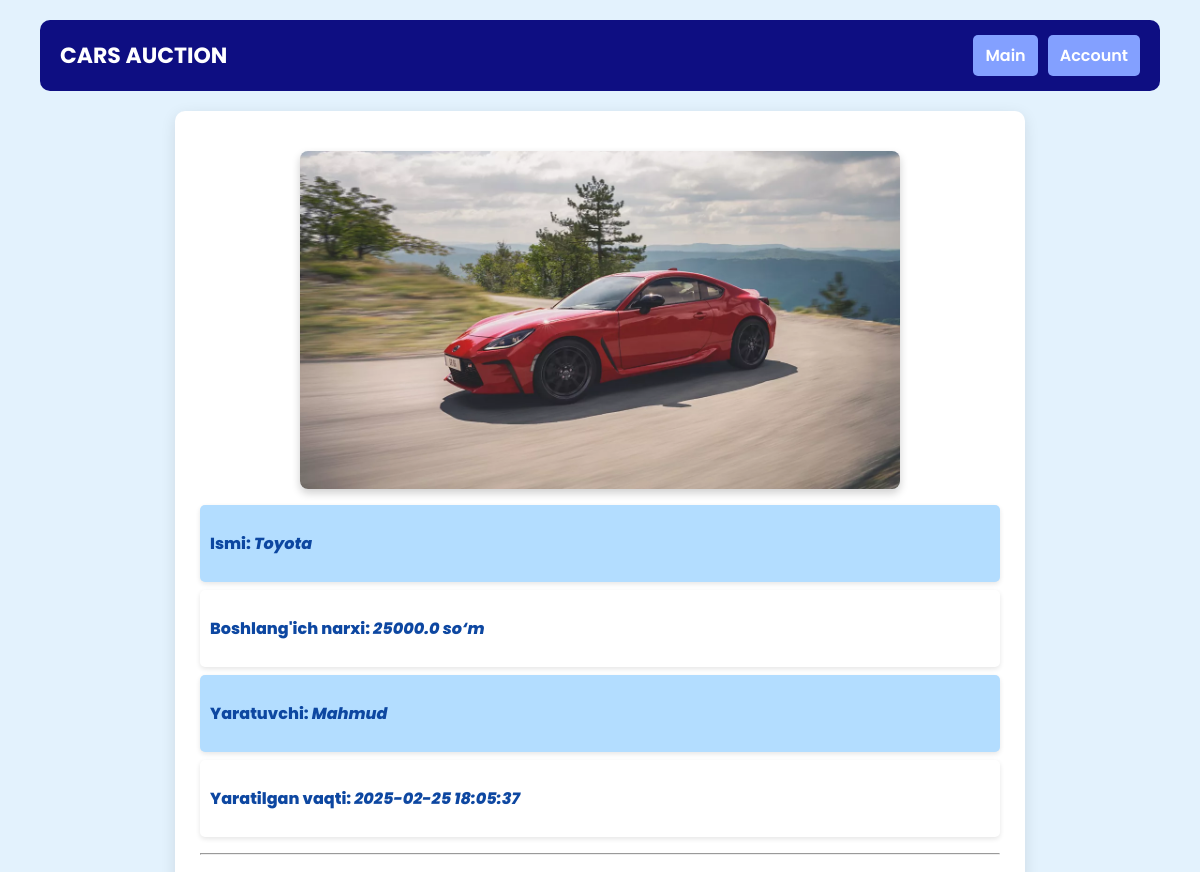
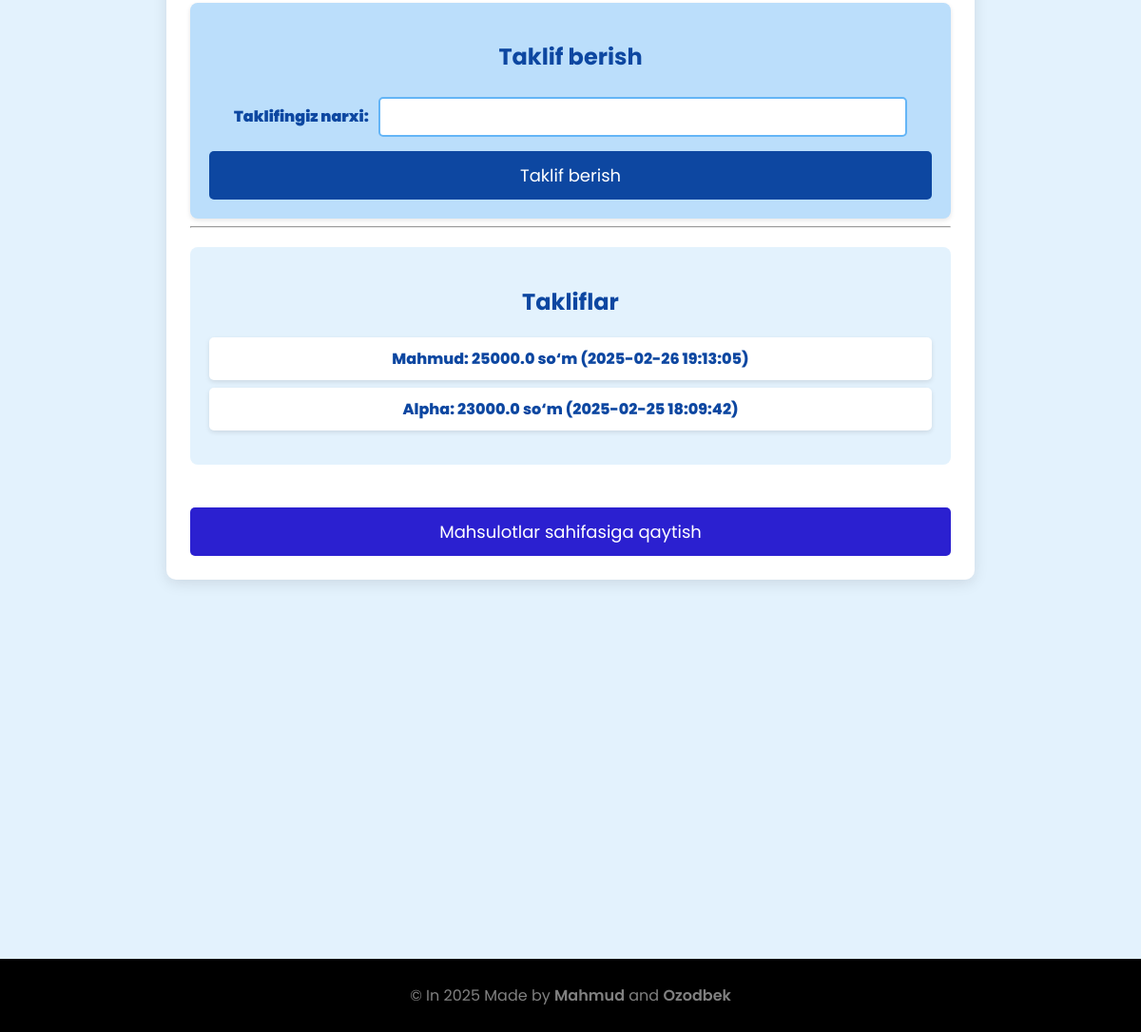
The page /product/1 (signed in) on the database its author committed (2 pictures, top to bottom).
### tables this page shows
CREATE TABLE products (
        id INTEGER PRIMARY KEY AUTOINCREMENT,
        product_name TEXT NOT NULL,
        price REAL NOT NULL,
        user_id INTEGER NOT NULL,
        created_at TEXT NOT NULL,
        image_path TEXT,
        FOREIGN KEY(user_id) REFERENCES users(id) ON DELETE CASCADE
    );

CREATE TABLE users (
        id INTEGER PRIMARY KEY AUTOINCREMENT,
        username TEXT NOT NULL UNIQUE,
        password TEXT NOT NULL,
        first_name TEXT NOT NULL,
        last_name TEXT NOT NULL
    );

CREATE TABLE offers (
        id INTEGER PRIMARY KEY AUTOINCREMENT,
        product_id INTEGER NOT NULL,
        user_id INTEGER NOT NULL,
        offer_price REAL NOT NULL,
        created_at TEXT NOT NULL,
        FOREIGN KEY(product_id) REFERENCES products(id) ON DELETE CASCADE,
        FOREIGN KEY(user_id) REFERENCES users(id) ON DELETE CASCADE
    );

### app.py (the view)
@app.route("/product/<int:product_id>", methods=["GET", "POST"])
def product_page(product_id):
    if "user_id" not in session:
        return redirect("/login")
    ulanish = sqlite3.connect("users.db")
    cursor = ulanish.cursor()
    if request.method == "POST":
        offer_price = float(request.form["offer_price"])
        created_at = datetime.datetime.now().strftime("%Y-%m-%d %H:%M:%S")
        cursor.execute("INSERT INTO offers (product_id, user_id, offer_price, created_at) VALUES (?, ?, ?, ?)",
                       (product_id, session["user_id"], offer_price, created_at))
        ulanish.commit()
    cursor.execute("""
        SELECT products.id, products.product_name, products.price, products.created_at,
               users.username AS creator_name, products.image_path
        FROM products
        JOIN users ON products.user_id = users.id
        WHERE products.id = ?
    """, (product_id,))
    product = cursor.fetchone()
    cursor.execute("""
        SELECT offers.offer_price, offers.created_at, users.username
        FROM offers
        JOIN users ON offers.user_id = users.id
        WHERE offers.product_id = ?
        ORDER BY offers.created_at DESC
    """, (product_id,))
    offers = cursor.fetchall()
    ulanish.close()
    if not product:
        return "Mahsulot topilmadi!"
    return render_template("product.html", product=product, offers=offers, user_id=session["user_id"])

### templates/product.html (shortened to what this page needs)
<!DOCTYPE html>
<html lang="uz">
<head>
    <link rel="stylesheet" href="/static/product_style.css">
</head>
<body>
    <header class="container_header">
        <div class="header_wrapper">
            <a class="logo" href="#">CARS AUCTION</a>
            <nav>
                <a class="LOGIN" href="/">Main</a>
                <a class="LOGIN" href="/account">Account</a>
            </nav>
        </div>
    </header>
    <div class="container">
        {% if product[5] %}
        <img src="{{ product[5] }}" alt="" class="product-rasm">
        {% endif %}
        <ul>
            <li class="Ismi">  <p>Ismi: <span>{{ product[1] }}</p></span> </li>
           <li> <p>Boshlang'ich narxi: <span>{{ product[2] }} so‘m</p></span></li>
            <li class="yaratuvchi"><p>Yaratuvchi: <span> {{ product[4] }}</p></span></li>
           <li><p class="">Yaratilgan vaqti: <span>{{ product[3] }}</p></span></li>
        </ul>
        <hr>
        <section class="taklif">
            <h2>Taklif berish</h2>
            <form method="POST">
                <label for="offer_price">Taklifingiz narxi:</label>
                <input type="number" name="offer_price" required>
                <button type="submit">Taklif berish</button>
            </form>
        </section>
        <hr>
        <section class="takliflar">
            <h2>Takliflar</h2>
            {% if offers %}
                <ul>
                    {% for offer in offers %}
                        <li>{{ offer[2] }}: {{ offer[0] }} so‘m ({{ offer[1] }})</li>
                    {% endfor %}
                </ul>
            {% else %}
                <p class="taklifsiz">Hozircha hech qanday taklif yo‘q.</p>
            {% endif %}
        </section>
        <br>
        <a href="/products" class="osti">Mahsulotlar sahifasiga qaytish</a>
    </div>
    <footer class="footer">
        <p>&copy; In 2025 Made by <span class="name">Mahmud</span> and <span class="name">Ozodbek</span></p>
    </footer>
</body>
</html>

### static/product_style.css (style rules this page uses)
body { font-family: 'Poppins', sans-serif; background: #e3f2fd; color: #0d47a1; margin: 0; padding: 0; display: flex; flex-direction: column; align-items: center; }
.container_header { width: 90%; background: rgb(14, 14, 130); padding: 15px 20px; border-radius: 10px; margin-top: 20px; display: flex; align-items: center; justify-content: space-between; }
.header_wrapper { display: flex; align-items: center; width: 100%; justify-content: space-between; }
.logo { font-size: 22px; font-weight: 700; color: white; text-decoration: none; }
nav { display: flex; gap: 10px; }
nav a { color: #fff; text-decoration: none; font-size: 16px; padding: 8px 12px; background: #83a0ff; border-radius: 5px; font-weight: 600; }
.container { width: 90%; max-width: 800px; background: white; padding: 25px; border-radius: 10px; box-shadow: 0px 4px 15px rgba(0, 0, 0, 0.1); margin-top: 20px; }
.product-rasm { display: block; margin: 15px auto; width: 100%; max-width: 600px; border-radius: 8px; box-shadow: 0 4px 8px rgba(9, 9, 9, 0.2); }
ul { list-style: none; padding: 0; }
li { background: #ffffff; padding: 10px; margin: 8px 0; border-radius: 5px; box-shadow: 0px 2px 5px rgba(0, 0, 0, 0.1); font-weight: 800; }
span { font-style: italic; }
.Ismi, .yaratuvchi { background: #b3ddff; }
.taklif { background: #bbdefb; padding: 20px; border-radius: 8px; box-shadow: 0px 2px 5px rgba(0, 0, 0, 0.1); text-align: center; margin-top: 20px; }
label { font-weight: 900; color: #0d47a1; }
input { width: 70%; padding: 10px; margin-top: 5px; margin-left: 6px; border: 2px solid #64b5f6; border-radius: 5px; font-size: 16px; }
button { font-family: 'Poppins', sans-serif; width: 100%; background: #0d47a1; color: white; padding: 12px; margin-top: 15px; border: none; border-radius: 5px; font-size: 18px; cursor: pointer; }
.takliflar { background: #e3f2fd; padding: 20px; border-radius: 8px; text-align: center; margin-top: 20px; }
.osti { display: block; text-align: center; font-size: 18px; color: white; background: #2b20d0; padding: 12px; border-radius: 5px; text-decoration: none; margin-top: 20px; }
.footer { background-color: black; color: gray; width: 100vw; text-align: center; margin-top: 24.9rem; padding-top: 10px; padding-bottom: 10px; }
.name { font-style: unset; font-weight: 600; }

### rows shown on the page
products: image_path (picture), product_name "Toyota", price "25000.0", created_at "2025-02-25 18:05:37"
users: username "Mahmud"
offers: username "Mahmud", offer_price "25000.0", created_at "2025-02-26 19:13:05"
offers: username "Alpha", offer_price "23000.0", created_at "2025-02-25 18:09:42"
